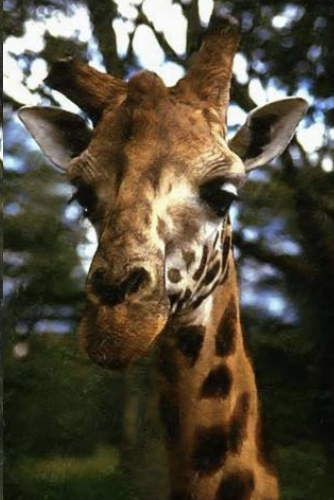
#> input picture experiments/giraffe.png, 334 x 500 px
$ python svd.py
#> lines starting #> are read from the running program, lines starting #| are printed output that depends on the picture
import numpy as np
import cv2
import matplotlib.pyplot as plt

image = cv2.imread("giraffe.png", cv2.IMREAD_GRAYSCALE)
#> image: shape (500, 334); min 4, max 254, mean 74.8
image_rain = cv2.imread("giraffe_rain.png", cv2.IMREAD_GRAYSCALE)
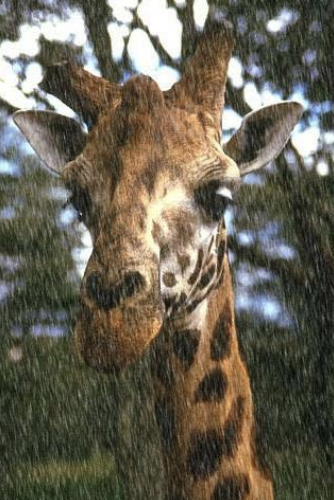
#> input picture experiments/giraffe_rain.png, 334 x 500 px
#> image_rain: shape (500, 334); min 3, max 255, mean 97.2
U, S, Vt = np.linalg.svd(image, full_matrices=False)
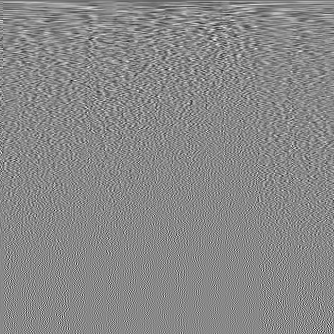
#> Vt: shape (334, 334) float64; min -0.297, max 0.257, mean -6.72e-05; drawn with min black and max white
#> S = 334 values, max 34205.2 at index 0, min 2.48 at index 333, mean 504.2
U_rain, S_rain, Vt_rain = np.linalg.svd(image_rain, full_matrices=False)
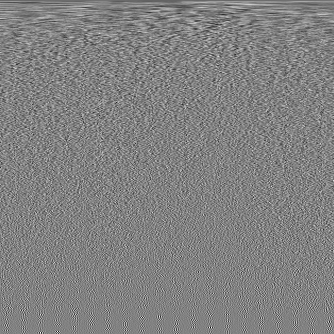
#> Vt_rain: shape (334, 334) float64; min -0.319, max 0.308, mean -0.000154; drawn with min black and max white
#> S_rain = 334 values, max 41988 at index 0, min 3.3 at index 333, mean 561.1
# Plot singular values
plt.figure(figsize=(8, 5))
plt.plot(S_rain, 'ro-', label="Singular values of rainy image")

plt.subplot(1, 2, 1)
plt.plot(S, 'bo-', label="Original Image")
plt.plot(S, 'bo-', label="Singular Values of original image")
plt.xlabel("Index")
plt.ylabel("Singular Value Magnitude")
plt.title("Singular Values - Original Image")
plt.legend()
plt.grid()

plt.subplot(1, 2, 2)
plt.plot(S_rain, 'ro-', label="Singular values of rainy image")
plt.xlabel("Index")
plt.ylabel("Singular Value Magnitude")
plt.title("Singular Values - Rainy Image")
plt.legend()
plt.grid()

# Show the plots
plt.tight_layout()
plt.show()
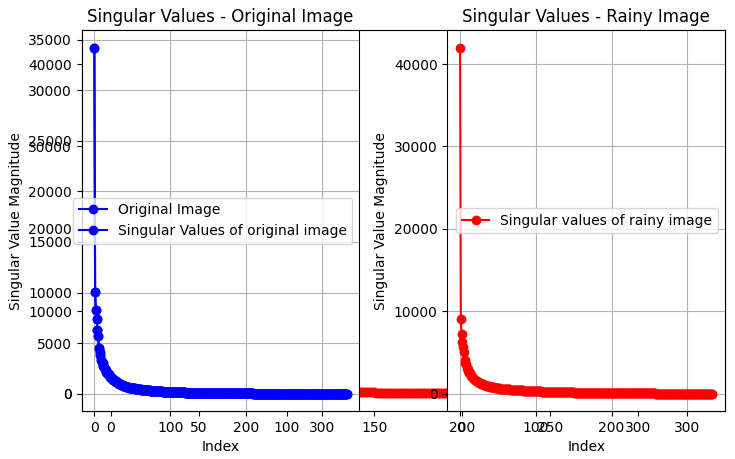
#> figure drawn by matplotlib, 3 panels; panel 1: curve peaks at x = 0, y = 41988; panel 2: curve peaks at x = 0, y = 34205.2; panel 2: curve peaks at x = 0, y = 34205.2; panel 3: curve peaks at x = 0, y = 41988


k = 100

S_k = np.diag(S_rain[:k])
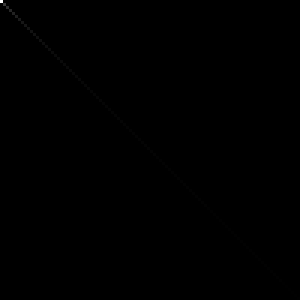
#> S_k: shape (100, 100) float64 (shown 3 times larger); min 0, max 41988, mean 16.7; drawn with min black and max white
U_k = U_rain[:, :k]
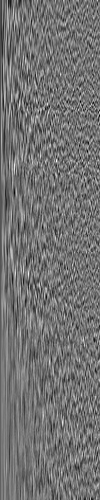
#> U_k: shape (500, 100) float64; min -0.185, max 0.224, mean -0.00036; drawn with min black and max white
Vt_k = Vt_rain[:k, :]
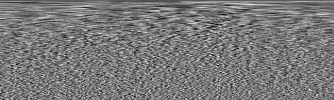
#> Vt_k: shape (100, 334) float64; min -0.217, max 0.238, mean -0.00056; drawn with min black and max white

reconstructed_image = np.dot(U_k, np.dot(S_k, Vt_k))
reconstructed_image = np.clip(reconstructed_image, 0, 255).astype(np.uint8)
cv2.imwrite("reconstructed.jpg", reconstructed_image)

plt.figure(figsize=(10, 5))

plt.subplot(1, 2, 1)
plt.imshow(image_rain, cmap="gray")
plt.title("Rain Image")
plt.axis("off")

plt.subplot(1, 2, 2)
plt.imshow(reconstructed_image, cmap="gray")
plt.title(f"Reconstructed Image (k={k})")
plt.axis("off")

plt.tight_layout()
plt.show()
